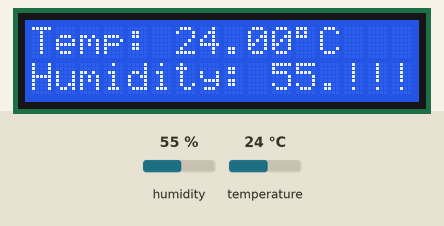
The sketch below on a simulated Arduino Uno, built with avr-gcc and run on an emulated ATmega328P. Shown: 16×2 character LCD. The test bench sets the inputs (shaded band); at power-on: temperature 24 °C, humidity 55 %. What the sketch prints to the serial monitor is not drawn.

Above: at 1.2 s.
1.3 s: temperature set to 41 °C
At 6.2 s:
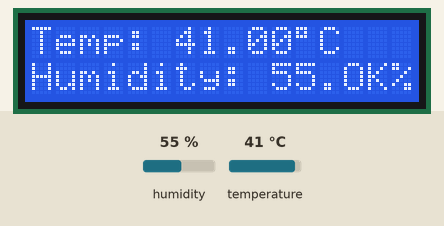
7.3 s: humidity set to 22 %
At 11.0 s:
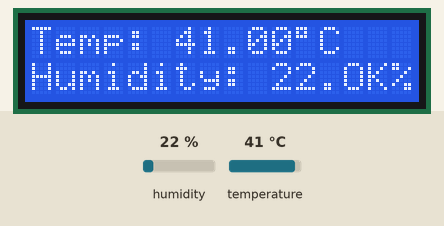
13.3 s: humidity set to 40 %
At 15.9 s:
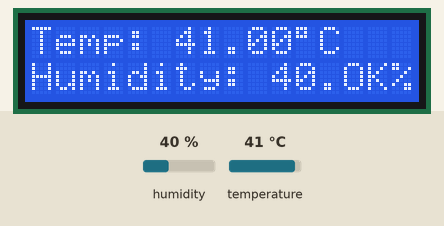
19.3 s: temperature set to 12 °C
At 20.8 s:
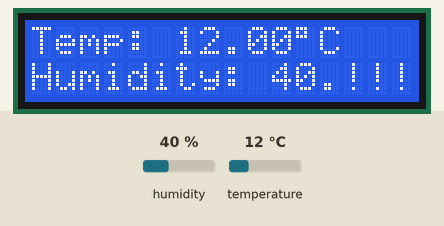
Timing chart, 0 to 22.3 s (numbered marks = the images above; inputs shaded):
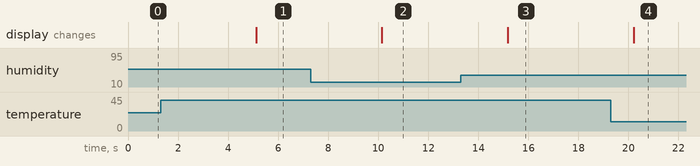

The sketch:

temperature.ino
```cpp
#include <LiquidCrystal.h>
#include <DHT.h>
#define DHTPIN 2          // broche utilisée pour le capteur DHT
#define DHTTYPE DHT11     // type de capteur DHT utilisé
DHT dht(DHTPIN, DHTTYPE);

int rs = 12;
int en = 11;
int d4 = 5;
int d5= 4;
int d6 = 3;
int d7 = 2;
LiquidCrystal lcd(rs, en, d4, d5, d6, d7);

void setup() {
  lcd.begin(16, 2);
  dht.begin();
  Serial.begin(9600);
}

void loop() {
  float h = dht.readHumidity();
  float t = dht.readTemperature();
  float hum_percent = dht.computeHeatIndex(t, h, false);

  lcd.setCursor(0, 0);
  lcd.print("Temp: ");
  lcd.print(t);
  lcd.print((char)223);
  lcd.print("C");

  lcd.setCursor(0, 1);
  lcd.print("Humidity: ");
  lcd.print(h);
  lcd.print("%");

  Serial.print("Humidity: ");
  Serial.print(hum_percent);
  Serial.println("%");

  if (hum_percent >= 40 && hum_percent <= 70) {
    lcd.setCursor(13, 1);
    lcd.print("OK");
  } else {
    lcd.setCursor(13, 1);
    lcd.print("!!!");
  }

  delay(5000);
}
```

Measured:
- after the input at 1.3 s, the display: changes after 3.8 s (image 1)
- after the input at 7.3 s, the display: changes after 2.9 s (image 2)
- after the input at 13.3 s, the display: changes after 1.9 s (image 3)
- after the input at 19.3 s, the display: changes after 0.91 s (image 4)
